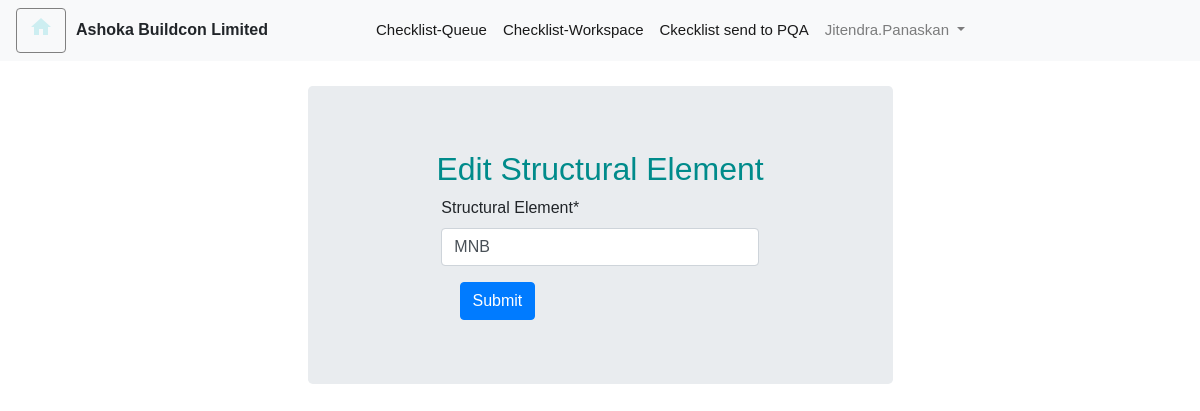
Page /edit_Structural_Elements/1/ (signed in) on the committed database.
### checkapp/models.py (models this page shows, shortened)
class CustomUser(AbstractUser):
     User_ID = models.AutoField(primary_key=True)
     username = models.CharField(max_length=100,unique=True)
     is_SiteEngineer = models.BooleanField(default=False)
     is_DHEQA = models.BooleanField(default=False)
     is_ProjectQA = models.BooleanField(default=False)
     is_ProjectHead = models.BooleanField(default=False)

class Structural_Element(models.Model):
    Struc_Ele_ID = models.AutoField(primary_key=True)
    Structural_Element = models.CharField(max_length=100)

### checkapp/administration.py (the view)
# urls.py: path('edit_Structural_Elements/<int:pk>/',administration.edit_Structural_Elements,name='edit_Structural_Elements'),
def edit_Structural_Elements(request,pk):
     if request.method == 'POST':
        element = Structural_Element.objects.get(Struc_Ele_ID=pk)
        editstructural_elem = stucturalElemForm(request.POST, instance=element)
        if editstructural_elem.is_valid():
            editstructural_elem.save()
            History.objects.create(Doc_ID=f"{element} edited ",Comment=f"{request.user} edited {element} ")
            messages.success(request, 'Structural Element  updated successfully.')
            return redirect('Add_Structural_Elements')
     else:
        element = Structural_Element.objects.get(Struc_Ele_ID=pk)
        editstructural_elem = stucturalElemForm(instance=element)
     return render(request, 'checkapp/editStructural_ElemForm.html', {'editstructural_elem': editstructural_elem, 'element': element,'isActive': True,'page_title': 'Ashoka Buildcon Limited',
                'customer_name' : 'Ashoka Buildcon Limited'})

### checkapp/forms.py
class stucturalElemForm(forms.ModelForm):
    class Meta:
        model = Structural_Element
        fields = ['Structural_Element']

### checkapp/templates/checkapp/editStructural_ElemForm.html (shortened to what this page needs)
{% extends "checkapp/base.html" %}
{% load crispy_forms_tags %}
{% block formcontent %}
<div class='h-25 w-50 jumbotron' style="margin-left: auto; margin-right:auto;margin-top:25px;">
  <div class="text-center"><h2 style="color:darkcyan;font-family: 'Lucida Sans', 'Lucida Sans Regular', 'Lucida Grande', 'Lucida Sans Unicode', Geneva, Verdana, sans-serif;">Edit Structural Element</h2></div>
  <form method="POST">
        <div class="col-8 mx-auto">
            {{ editstructural_elem | crispy }}
        </div>
        <button type="submit" class="btn btn-primary" style="margin-left: 120px;">Submit</button>
    </form>
</div>
</div>
{% endblock %}

### checkapp/templates/checkapp/base.html (shortened to what this page needs)
{% load static %}
<!DOCTYPE html>
<html>
    <head>
        <link rel="stylesheet" href="https://maxcdn.bootstrapcdn.com/bootstrap/4.5.2/css/bootstrap.min.css">
    </head>
    <body>
        {% if isActive %}
        <nav class="navbar navbar-expand-md navbar-light bg-light">
            <div class="float-right" id="usercmds">
                <a class="btn glyphicon glyphicon-home" href="/home" title="Home">
                <i class="material-icons">home</i> </a>
            </div>
            <span style="margin-left:10px;margin-right:100px;" class="companyname"><b>{{ customer_name }}</b></span>
            <div class="collapse navbar-collapse" id="collapse_target">
                <ul class="navbar-nav">
     {% if request.user.is_DHEQA %}
     <ul class="navbar-nav">
        <li class="nav-item active">
            <a class="nav-link" href="{% url 'DHEQA_checklist_Queue' %}">Checklist-Queue<span class="sr-only">(current)</span></a>
          </li>
        <li class="nav-item active">
            <a class="nav-link" href="{% url 'DHEQA_workspace' %}">Checklist-Workspace<span class="sr-only">(current)</span></a>
          </li>
          <li class="nav-item">
            <a class="nav-link active" aria-current="page" href="{% url 'all_checklist_sendTo_ProjectQA' %}">Ckecklist send to PQA</a>
          </li></ul>
     {% endif %}
                    <ul class="navbar-nav ml-auto">
                        <li class="nav-item dropdown">
                            <a class="nav-link dropdown-toggle" data-toggle="dropdown" dropdown_target="dropdown_target" href="#">
                                {{request.user.username}}
                            </a>
                        </li>
                    </ul>
            </div>
        </nav>
    <div class=" container-fluid">
        {% block formcontent %}
        {% endblock %}
        <br>
    {% else %}
    {% block content %}
    {% endblock %}
{% endif %}
    </body>
</html>

### checkapp/templates/checkapp/base.html (style rules this page uses)
input { font-size: medium!important; }
button { font-size: medium!important; }
label { font-size: medium!important; }
#usercmds a { border: thin gray solid; font-size: 15px; color: #cdeef1; float: right; }
.navbar-nav { font-size: 15px; }
body { font-family: Arial, sans-serif; font-size: 16px; }

### rows in the picture
CustomUser: user.username "Jitendra.Panaskan"
Structural_Element: Structural_Element "MNB"

### other values in the picture
{{ customer_name }} "Ashoka Buildcon Limited"
